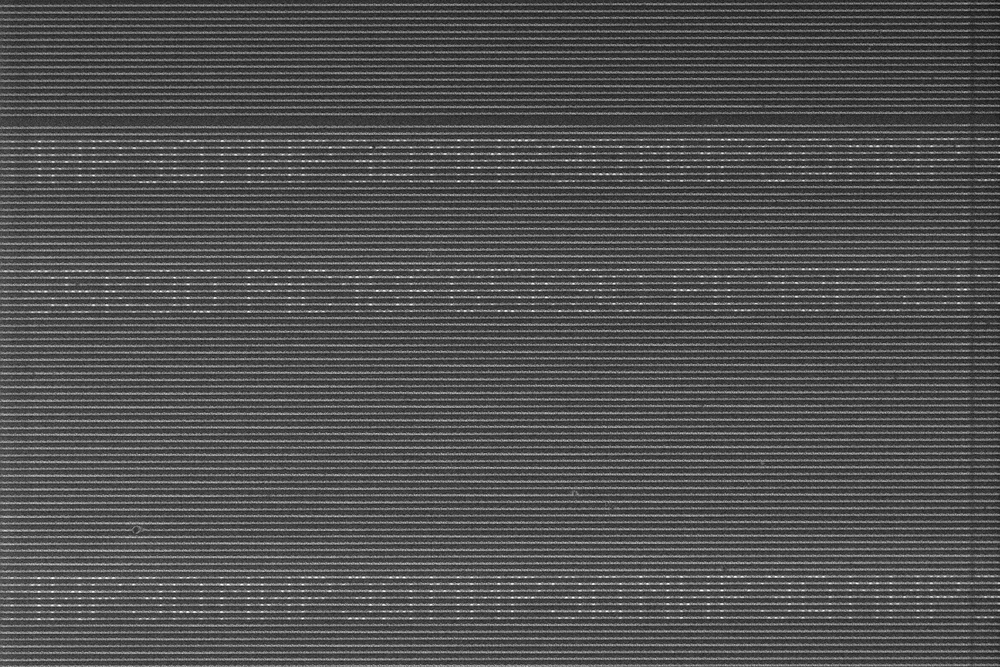
#> input picture opencv/opredelenie teksta na foto/Tile_005-004.jpg, 1000 x 667 px, shrunk from 1536 x 1024 before the run
$ python tran4.py
#> lines starting #> are read from the running program, lines starting #| are printed output that depends on the picture
import cv2

def threshold_otsu():
 img=cv2.imread("Tile_005-004.jpg", 1)
#> img is the input picture: shape (667, 1000, 3); min 15, max 255, mean 79.8
 img2gray=cv2.cvtColor(img,cv2.COLOR_BGR2GRAY)
 ret,final_img=cv2.threshold(img2gray, 20, 150,
 cv2.THRESH_BINARY+cv2.THRESH_OTSU)
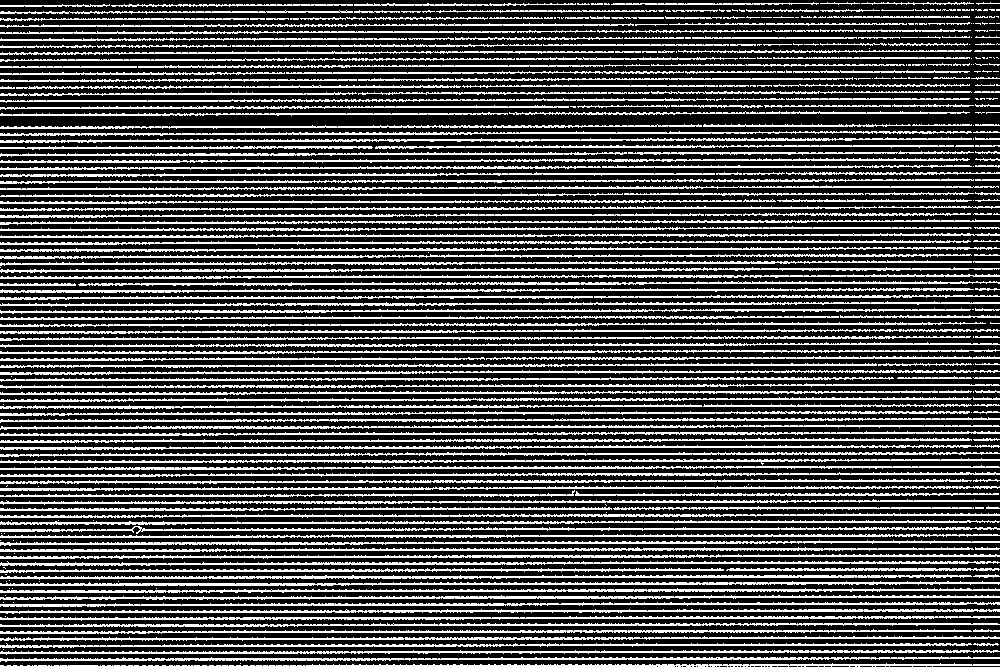
#> final_img: shape (667, 1000); values 0 (black) and 150 (white), 30.6% white in thin lines or dots
#> ret = 92
 cv2.imwrite('thresholded2.jpg', final_img)

threshold_otsu()

$ run again, with opencv/opredelenie teksta na foto/Tile_004-003.jpg copied over opencv/opredelenie teksta na foto/Tile_005-004.jpg
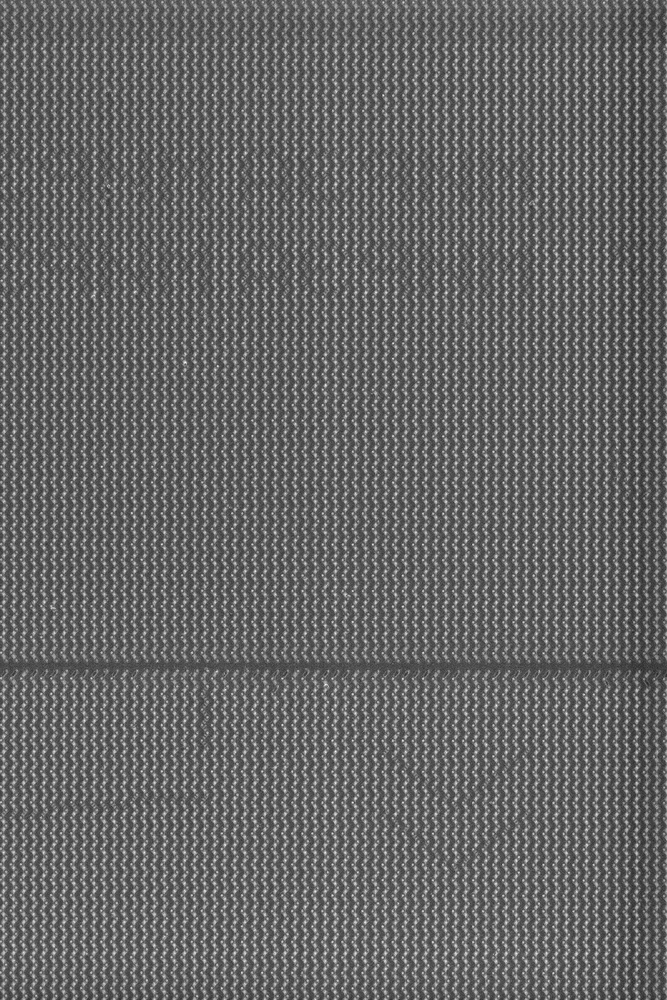
#> input picture opencv/opredelenie teksta na foto/Tile_004-003.jpg, 667 x 1000 px, shrunk from 1024 x 1536 before the run
#> in threshold_otsu, img is the input picture: shape (1000, 667, 3); min 36, max 251, mean 102.1
#> in threshold_otsu, `ret,final_img=cv2.threshold(img2gray, 20, 150, cv2.THRESH_BINARY+cv2.T..`:
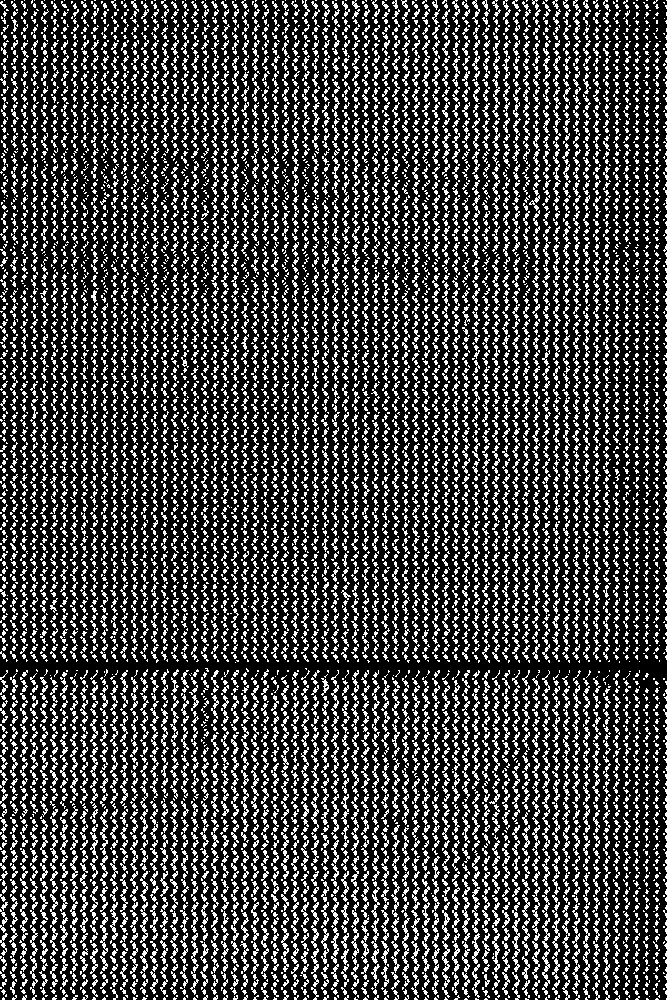
#> final_img: shape (1000, 667); values 0 (black) and 150 (white), 25.3% white in thin lines or dots
#> ret = 118
